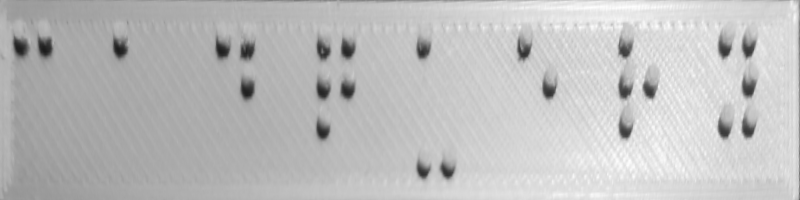
#> input picture brailleimage/braille2_rotated.png, 800 x 200 px
$ python 03_threshold_img.py
#> lines starting #> are read from the running program, lines starting #| are printed output that depends on the picture; after the words box and inside, x2 and y2 are one past the last pixel; in counts of white or black regions, pixels touching at a corner belong together
"""
3.  이미지를 흑백 이진 이미지로 변환시킵니다.
    적절한 임계값을 설정하기 위해 히스토그램을 확인 후 구분합니다.
"""
import cv2
from matplotlib import pyplot as plt

img = cv2.imread('brailleimage/braille2_rotated.png', cv2.IMREAD_COLOR)
#> img is the input picture: shape (200, 800, 3); min 28, max 254, mean 190.2
if img is None: raise Exception("ERROR")

#CH06 히스토그램 그래프 그리기 예제 참고
hist = cv2.calcHist([img], [0], None, [256], [0, 256])
#> hist = 256 values, max 3843 at index 172, min 0 at index 0, mean 625

plt.plot(hist)
plt.show()
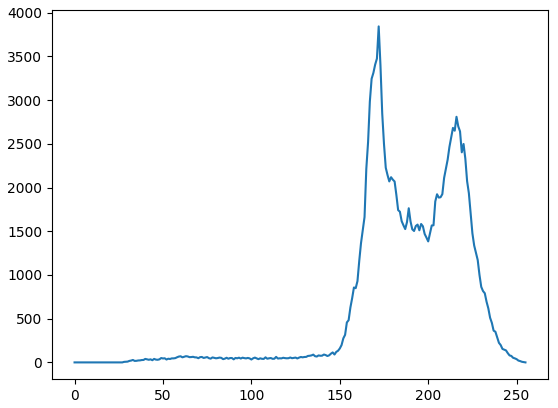
#> figure drawn by matplotlib, 1 panel; curve peaks at x = 172, y = 3843
#> slider 'Threshold' is set to 85

"""
히스토그램을 확인한 결과 150과 250사이에 값이 모여있는 것을 확인할 수 있다.
영상 이진화를 하기위해 trackbar와 threshold를 활용하여 영상을 적절하게 이진화를 진행합니다.
"""

def on_threshold(pos):
#> called with pos = 150
    _, dst = cv2.threshold(img, pos, 255, cv2.THRESH_BINARY)
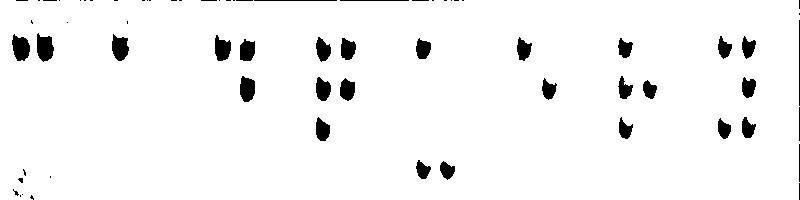
#> dst: shape (200, 800, 3); 95.9% white; 67 black regions (37 under 20 px), largest, box (x1, y1, x2, y2) and area: (37, 33, 54, 62) 360, (12, 34, 30, 61) 350, (112, 34, 129, 61) 329
    cv2.imshow('braille3_Threshold', dst)
    cv2.imwrite('brailleimage/braille3_threshold.png', dst)

#이진화 전 이미지를 보여줍니다.
cv2.imshow('braille2', img)
cv2.namedWindow('braille3_Threshold')

#CH04 트랙바 이벤트 제어 예제 참고
#트랙바의 임계값을 0 ~ 255로 지정합니다.
cv2.createTrackbar('Threshold', 'braille3_Threshold', 0, 255, on_threshold)
#트랙바 위치를 150로 반환합니다.
cv2.setTrackbarPos('Threshold', 'braille3_Threshold', 150)

cv2.waitKey(0)
